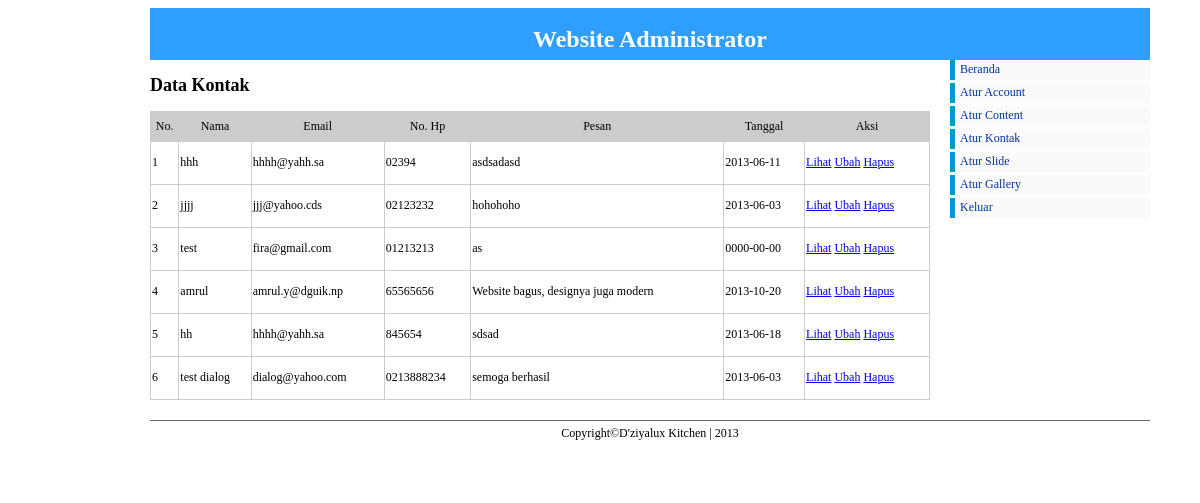
/admin/index.php?pg=kontak/data_kontak (signed in), run on the app's committed database.
### tables this page shows
CREATE TABLE IF NOT EXISTS `kontak` (
  `ID_KONTAK` int(11) NOT NULL AUTO_INCREMENT,
  `NAMA` varchar(100) NOT NULL,
  `EMAIL` varchar(100) NOT NULL,
  `NO_HP` varchar(15) NOT NULL,
  `PESAN` text NOT NULL,
  `TANGGAL` date NOT NULL,
  PRIMARY KEY (`ID_KONTAK`)
);

### admin/kontak/data_kontak.php (the view)
<h2>Data Kontak</h2>
<table width="650" border="1">
	<tr id="jtabel">
		<td>No.</td>
		<td>Nama</td>
		<td>Email</td>
		<td>No. Hp</td>
		<td>Pesan</td>
		<td>Tanggal</td>
		<td>Aksi</td>
	</tr>
	<?php
	$data 	= mysql_query("select * from kontak");
	$no 	= 1;
	while($tampil = mysql_fetch_array($data))
	{
	  $view = substr($tampil['PESAN'],0,50);
	?>
	<tr>
		<td height="40"><?php echo $no++;?></td>
		<td><?php echo $tampil['NAMA'];?></td>
		<td><?php echo $tampil['EMAIL'];?></td>
		<td><?php echo $tampil['NO_HP'];?></td>
		<td><?php echo $view;?></td>
		<td><?php echo $tampil['TANGGAL'];?></td>
		<td><a href="?pg=kontak/lihat_kontak&id=<?php echo $tampil['ID_KONTAK'];?>" class="klik">Lihat</a> <a href="?pg=kontak/ubah_kontak&id=<?php echo $tampil['ID_KONTAK'];?>" class="klik">Ubah</a> <a href="?pg=kontak/hapus_kontak&id=<?php echo $tampil['ID_KONTAK'];?>" class="klik" onclick="return confirm('Data Akan Dihapus?')">Hapus</a></td>
	</tr>
<?php } ?>
</table>

### css/admin.css (style rules this page uses)
body { font-size: 62.5%; font-family: "Trebuchet MS", "Arial", "Helvetica", "Verdana", "sans-serif"; }
table { font-size: 12px; width:780px; border:1px solid #CCC; border-collapse:collapse; }
#jtabel { height:30px; background-color:#CCC; text-align:center; }

### data on the page
kontak: NAMA "hhh", EMAIL "hhhh@yahh.sa", NO_HP "02394", PESAN "asdsadasd", TANGGAL "2013-06-11"
kontak: NAMA "jjjj", EMAIL "jjj@yahoo.cds", NO_HP "02123232", PESAN "hohohoho", TANGGAL "2013-06-03"
kontak: NAMA "test", EMAIL "fira@gmail.com", NO_HP "01213213", PESAN "as", TANGGAL "0000-00-00"
kontak: NAMA "amrul", EMAIL "amrul.y@dguik.np", NO_HP "65565656", PESAN "Website bagus, designya juga modern", TANGGAL "2013-10-20"
kontak: NAMA "hh", EMAIL "hhhh@yahh.sa", NO_HP "845654", PESAN "sdsad", TANGGAL "2013-06-18"
kontak: NAMA "test dialog", EMAIL "dialog@yahoo.com", NO_HP "0213888234", PESAN "semoga berhasil", TANGGAL "2013-06-03"
